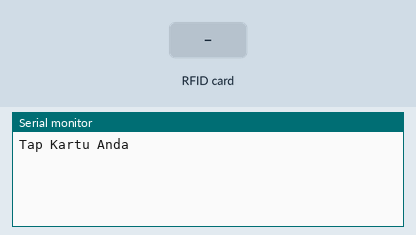
Bench run of a sketch on a simulated Arduino Uno, built with avr-gcc and run on an emulated ATmega328P. Parts: the last lines printed to the serial monitor. Inputs (shaded band) come from the test bench.

Above: at 1.2 s.
1.3 s: RFID card D3 8B 8B 0D held to the reader
At 2.5 s:
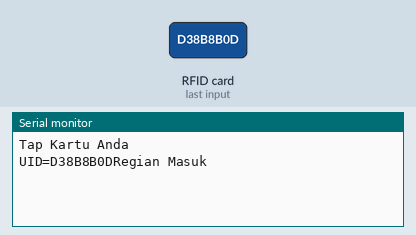
2.8 s: RFID card A3 A7 9B 0D held to the reader
At 4.0 s:
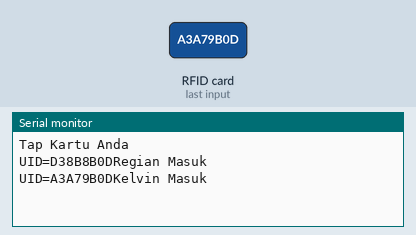
4.3 s: RFID card 93 64 4D 10 held to the reader
At 5.5 s:
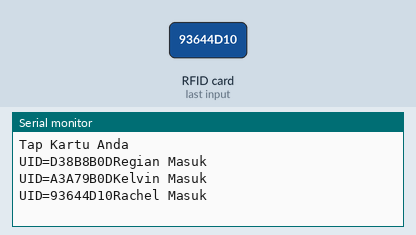
5.8 s: RFID card 5E 7A 19 C4 held to the reader
At 6.9 s:
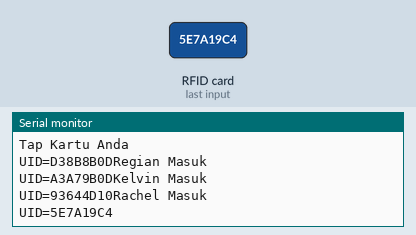

Measured:
- after the input at 1.3 s, the serial monitor: prints a new line at once (image 1)
- after the input at 2.8 s, the serial monitor: prints a new line at once (image 2)
- after the input at 4.3 s, the serial monitor: prints a new line at once (image 3)
- after the input at 5.8 s, the serial monitor: prints a new line at once (image 4)

The sketch:

RFIDArduino.ino
```cpp
#include <SPI.h>     //Library SPI
#include <MFRC522.h> //Library MFRC522
#include <SoftwareSerial.h>
SoftwareSerial kirim(2,3);
#define SS_PIN 10    //Deklarasi pin SS
#define RST_PIN 9    //Deklarasi pin RST
MFRC522 mfrc522(SS_PIN, RST_PIN); //Deklarasi pin SS dan RST

void setup()
{
  Serial.begin(9600);   // Initiate a serial communication
  kirim.begin(9600);
  SPI.begin();          // Initiate  SPI bus
  mfrc522.PCD_Init();   // Initiate MFRC522
  Serial.println("Tap Kartu Anda");
}
void loop()
{
  if(!mfrc522.PICC_IsNewCardPresent())
  {
    return;
  }
  if(!mfrc522.PICC_ReadCardSerial())
  {
    return;
  }
  String uid="";
  Serial.println();
  Serial.print("UID=");
  for(int i=0;i<mfrc522.uid.size;i++)
  {
    Serial.print(mfrc522.uid.uidByte[i]<0x10 ? "0" : "");
    Serial.print(mfrc522.uid.uidByte[i],HEX);
    uid.concat(String(mfrc522.uid.uidByte[i]<0x10 ? "0" : ""));
    uid.concat(String(mfrc522.uid.uidByte[i],HEX));
  }
  uid.toUpperCase();
  if(uid=="D38B8B0D")  //Kode RFID
  {
    Serial.print("Regian Masuk");
    kirim.print("r");
  }
  else if(uid == "A3A79B0D"){
    Serial.print("Kelvin Masuk");
    kirim.print("k");
  }
  else if(uid == "93644D10"){
  Serial.print("Rachel Masuk");
  kirim.print("a");
  }
  else{
  kirim.print(0);
  }
 uid ="";
delay(1000);
}
```
